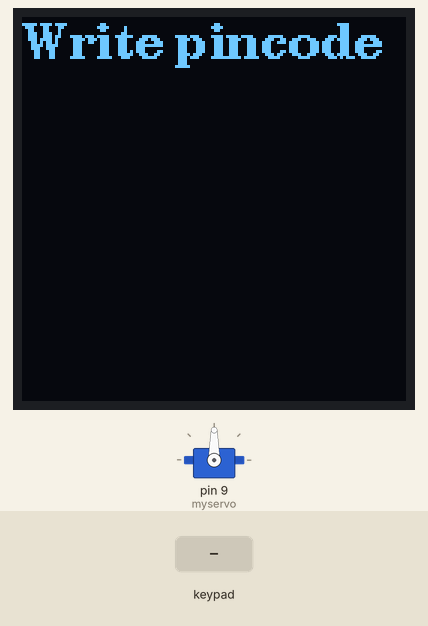
Simulated run of this sketch. Board: Arduino Uno, built with avr-gcc and run on an emulated ATmega328P. On the bench: servo, 128×128 one-colour display. The test bench sets the inputs (shaded band). What the sketch prints to the serial monitor is not drawn.

Above: at 1.3 s.
1.4 s: keypad keys 1 2 3 pressed 0.4 s apart
At 2.37 s:
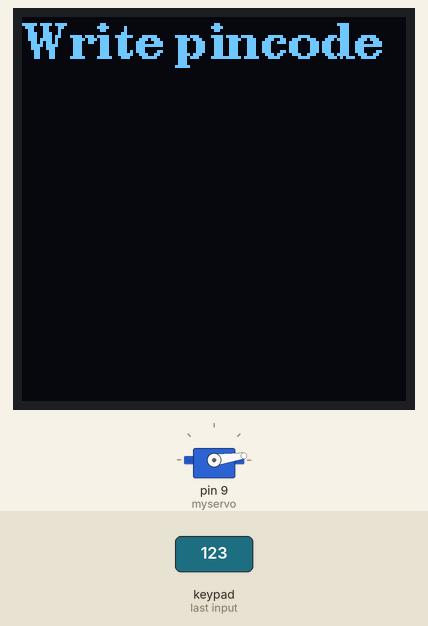
4.6 s: key '*' pressed
At 6.0 s:
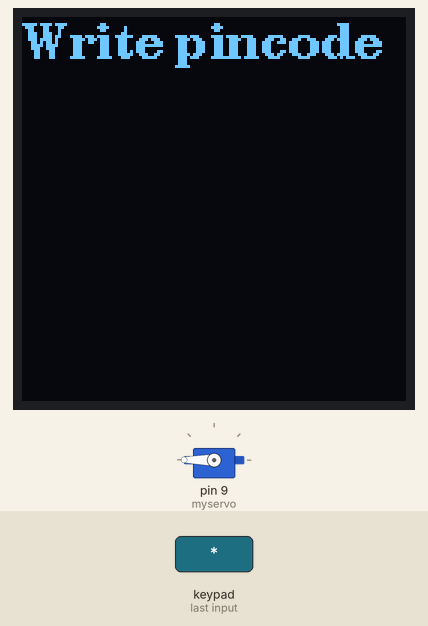
6.4 s: key '#' pressed
Timing chart, 0 to 9.4 s (numbered marks = the images above; inputs shaded):
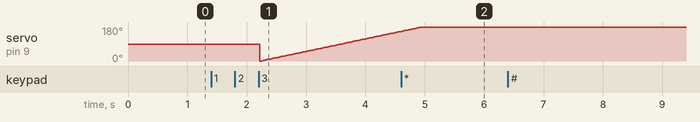

The sketch:

smart_lock.ino
```cpp
#include <Keypad.h>
#include <Servo.h>
#include <Arduino.h>
#include <U8g2lib.h>
#include <SPI.h>
#include <Wire.h>

//***************Keypad**********************///

const byte ROWS = 4;
const byte COLS = 3;

char hexaKeys[ROWS][COLS] = {
  { '1', '2', '3' },
  { '4', '5', '6' },
  { '7', '8', '9' },
  { '*', '0', '#' }
};

// pins for the black keyboard
byte rowPins[ROWS] = { 5, 6, 7, 8 };  //connect to the row pinouts of the keypad
byte colPins[COLS] = { 2, 3, 4 };     //connect to the column pinouts of the keypad

Keypad keypad = Keypad(makeKeymap(hexaKeys), rowPins, colPins, ROWS, COLS);

//***************Servo**********************///

Servo myservo;  // create servo object to control a servo

int pos = 0;  // variable to store the servo position

//***************DISPLAY**********************///
U8G2_SH1107_SEEED_128X128_F_HW_I2C u8g2(U8G2_R0, /* reset=*/U8X8_PIN_NONE);


//***************PASSWORD**********************///

const String password = "123";  // change your password here
String input_password;

//************************STATE****************//
enum DOORSTATE { LOCKED,
                 UNLOCKED };
DOORSTATE currentDoorState;


void setup() {
  Serial.begin(9600);

  myservo.attach(9);

  u8g2.begin();

  input_password.reserve(32);  // maximum input characters is 33, change if needed

  writeTextToDisplay("Write pincode");
  currentDoorState = LOCKED;
}

void loop() {
  char key = keypad.getKey();

  if (key) {
    Serial.println(key);
    input_password += key;  // append new character to input password string

    if (input_password.length() == password.length()) {   // will automatically check password if the correct length
       if (password == input_password) {
         Serial.println("password is correct");
         unlockServo();

        }else{
          Serial.println("password is incorrect, try again");
          input_password = "";  // clear input password
        }
    }
  }

  if (currentDoorState == UNLOCKED) {
    // add handle for WHEN we want to lock the door again
    // should it just be a delay and then lock?
  }

  delay(100); // Necessary delay for keypad to work.
}


void unlockServo() {
  for (pos = 0; pos <= 180; pos += 1) {  // goes from 0 degrees to 180 degrees
                                         // in steps of 1 degree
    myservo.write(pos);                  // tell servo to go to position in variable 'pos'
    delay(15);                           // waits 15ms for the servo to reach the position
  }
  currentDoorState = UNLOCKED;
}

void lockServo() {
  for (pos = 180; pos >= 0; pos -= 1) {  // goes from 180 degrees to 0 degrees
    // in steps of 1 degree
    myservo.write(pos);  // tell servo to go to position in variable 'pos'
    delay(15);           // waits 15ms for the servo to reach the position
  }
  currentDoorState = LOCKED;
}

void writeTextToDisplay(char* text){

  u8g2.clearBuffer();                 // clear the internal memory
  u8g2.setFont(u8g2_font_ncenB12_tr); // choose a suitable font and size
  u8g2.drawStr(0,14,text);  // write something to the internal memory
  u8g2.sendBuffer();                  // transfer internal memory to the display
}
```

Measured:
- after the input at 6.4 s, every drawn part: stays the same
